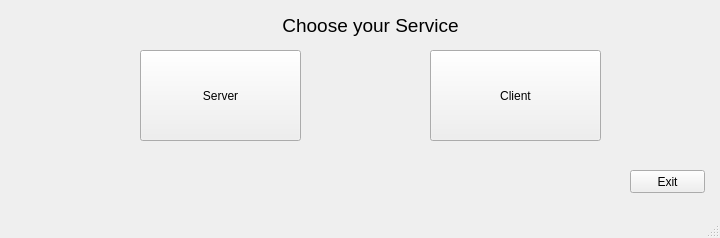
<?xml version="1.0" encoding="UTF-8"?>
<ui version="4.0">
 <class>MainMenu</class>
 <widget class="QMainWindow" name="MainMenu">
  <property name="geometry">
   <rect>
    <x>0</x>
    <y>0</y>
    <width>720</width>
    <height>238</height>
   </rect>
  </property>
  <property name="windowTitle">
   <string>MLT-3 Decoder</string>
  </property>
  <widget class="QWidget" name="centralwidget">
   <widget class="QPushButton" name="butt_client">
    <property name="geometry">
     <rect>
      <x>430</x>
      <y>50</y>
      <width>171</width>
      <height>91</height>
     </rect>
    </property>
    <property name="text">
     <string>Client</string>
    </property>
   </widget>
   <widget class="QPushButton" name="butt_server">
    <property name="geometry">
     <rect>
      <x>140</x>
      <y>50</y>
      <width>161</width>
      <height>91</height>
     </rect>
    </property>
    <property name="text">
     <string>Server</string>
    </property>
   </widget>
   <widget class="QLabel" name="label">
    <property name="geometry">
     <rect>
      <x>250</x>
      <y>10</y>
      <width>241</width>
      <height>31</height>
     </rect>
    </property>
    <property name="font">
     <font>
      <pointsize>14</pointsize>
     </font>
    </property>
    <property name="text">
     <string>Choose your Service</string>
    </property>
    <property name="alignment">
     <set>Qt::AlignCenter</set>
    </property>
   </widget>
   <widget class="QPushButton" name="butt_exit">
    <property name="geometry">
     <rect>
      <x>630</x>
      <y>170</y>
      <width>75</width>
      <height>23</height>
     </rect>
    </property>
    <property name="text">
     <string>Exit</string>
    </property>
   </widget>
  </widget>
  <widget class="QMenuBar" name="menubar">
   <property name="geometry">
    <rect>
     <x>0</x>
     <y>0</y>
     <width>720</width>
     <height>21</height>
    </rect>
   </property>
  </widget>
  <widget class="QStatusBar" name="statusbar"/>
 </widget>
 <resources/>
 <connections/>
</ui>
